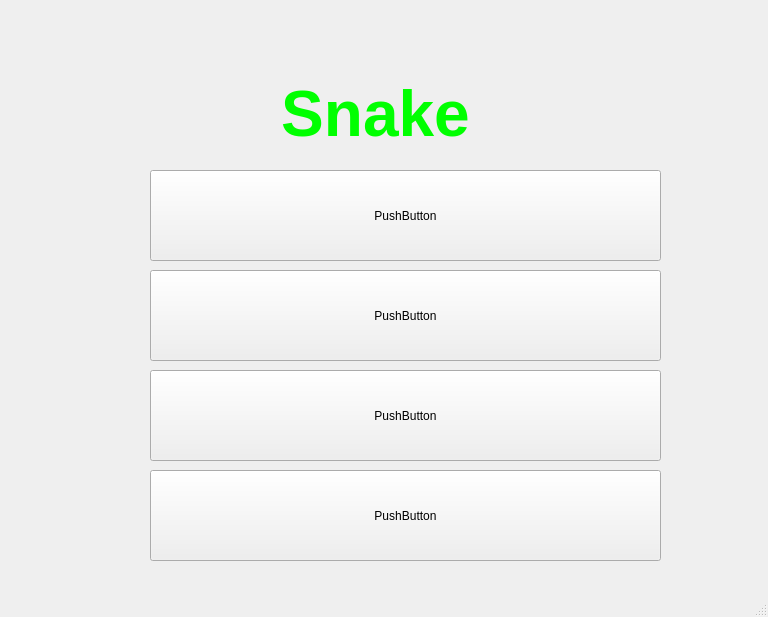
<?xml version="1.0" encoding="UTF-8"?>
<ui version="4.0">
 <class>window</class>
 <widget class="QMainWindow" name="window">
  <property name="geometry">
   <rect>
    <x>0</x>
    <y>0</y>
    <width>768</width>
    <height>617</height>
   </rect>
  </property>
  <property name="windowTitle">
   <string>MainWindow</string>
  </property>
  <property name="styleSheet">
   <string notr="true"/>
  </property>
  <widget class="QWidget" name="centralwidget">
   <widget class="QLabel" name="label">
    <property name="geometry">
     <rect>
      <x>130</x>
      <y>20</y>
      <width>491</width>
      <height>191</height>
     </rect>
    </property>
    <property name="text">
     <string>&lt;html&gt;&lt;head/&gt;&lt;body&gt;&lt;p align=&quot;center&quot;&gt;&lt;span style=&quot; font-size:48pt; font-weight:600; color:#00ff00;&quot;&gt;Snake&lt;/span&gt;&lt;/p&gt;&lt;/body&gt;&lt;/html&gt;</string>
    </property>
   </widget>
   <widget class="QPushButton" name="pushButton">
    <property name="geometry">
     <rect>
      <x>150</x>
      <y>170</y>
      <width>511</width>
      <height>91</height>
     </rect>
    </property>
    <property name="whatsThis">
     <string>&lt;html&gt;&lt;head/&gt;&lt;body&gt;&lt;p align=&quot;center, color:#000000;&quot;&gt;&lt;br/&gt;&lt;/p&gt;&lt;/body&gt;&lt;/html&gt;</string>
    </property>
    <property name="text">
     <string>PushButton</string>
    </property>
   </widget>
   <widget class="QPushButton" name="pushButton_2">
    <property name="geometry">
     <rect>
      <x>150</x>
      <y>270</y>
      <width>511</width>
      <height>91</height>
     </rect>
    </property>
    <property name="whatsThis">
     <string>&lt;html&gt;&lt;head/&gt;&lt;body&gt;&lt;p align=&quot;center, color:#000000;&quot;&gt;&lt;br/&gt;&lt;/p&gt;&lt;/body&gt;&lt;/html&gt;</string>
    </property>
    <property name="text">
     <string>PushButton</string>
    </property>
   </widget>
   <widget class="QPushButton" name="pushButton_3">
    <property name="geometry">
     <rect>
      <x>150</x>
      <y>370</y>
      <width>511</width>
      <height>91</height>
     </rect>
    </property>
    <property name="whatsThis">
     <string>&lt;html&gt;&lt;head/&gt;&lt;body&gt;&lt;p align=&quot;center, color:#000000;&quot;&gt;&lt;br/&gt;&lt;/p&gt;&lt;/body&gt;&lt;/html&gt;</string>
    </property>
    <property name="text">
     <string>PushButton</string>
    </property>
   </widget>
   <widget class="QPushButton" name="pushButton_4">
    <property name="geometry">
     <rect>
      <x>150</x>
      <y>470</y>
      <width>511</width>
      <height>91</height>
     </rect>
    </property>
    <property name="whatsThis">
     <string>&lt;html&gt;&lt;head/&gt;&lt;body&gt;&lt;p align=&quot;center, color:#000000;&quot;&gt;&lt;br/&gt;&lt;/p&gt;&lt;/body&gt;&lt;/html&gt;</string>
    </property>
    <property name="text">
     <string>PushButton</string>
    </property>
   </widget>
   <zorder>pushButton</zorder>
   <zorder>label</zorder>
   <zorder>pushButton_2</zorder>
   <zorder>pushButton_3</zorder>
   <zorder>pushButton_4</zorder>
  </widget>
  <widget class="QMenuBar" name="menubar">
   <property name="geometry">
    <rect>
     <x>0</x>
     <y>0</y>
     <width>768</width>
     <height>26</height>
    </rect>
   </property>
  </widget>
  <widget class="QStatusBar" name="statusbar"/>
 </widget>
 <resources/>
 <connections/>
</ui>
